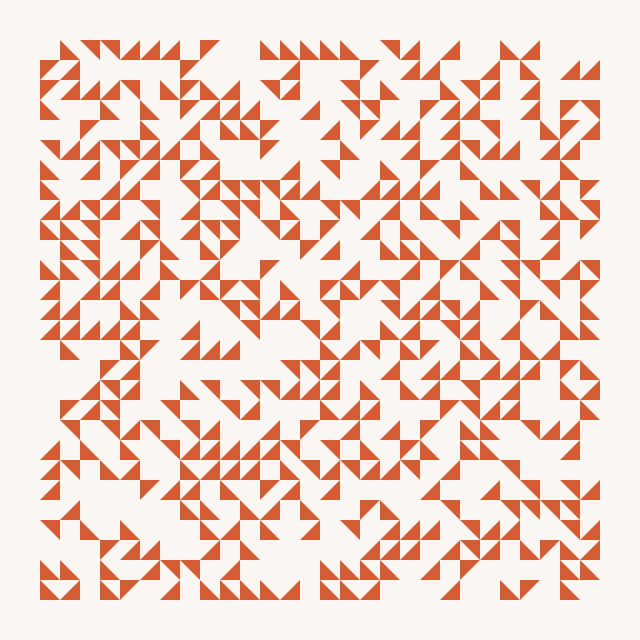
Frame 1 (no input)
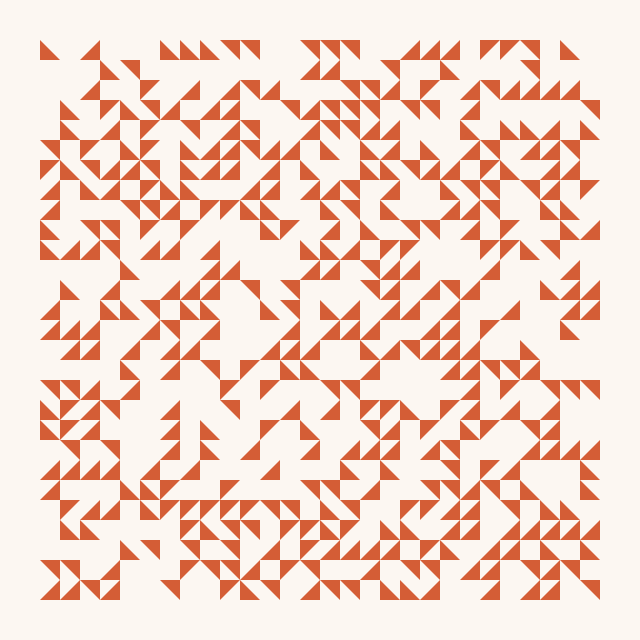
Frame 2 (the mouse pressed at the canvas centre, redrawn once)

The p5.js sketch that drew these frames (run headless with seeded random() and noise() and a simulated clock; the mouse was pressed at the canvas centre and the sketch redrawn once):

// p5.js sketch
// ── sketch.js
function setup() {
  createCanvas(640, 640);
  noLoop();
}

function draw() {
  background('#fcf7f2');

  let tileSize = 20;
  let padding = 40;

  let rows = floor((height - 2 * padding) / tileSize);
  let cols = floor((width - 2 * padding) / tileSize);

  let grid = [];
  for (let r = 0; r < rows; r++) {
    grid[r] = [];
    for (let c = 0; c < cols; c++) {
      grid[r][c] = 0;
    }
  }

  function edgesUsed(state) {
    switch (state) {
      case 0:
        return { top: false, right: false, bottom: false, left: false };
      case 1:
        return { top: true, right: false, bottom: false, left: true };
      case 2:
        return { top: false, right: true, bottom: true, left: false };
      case 3:
        return { top: false, right: false, bottom: true, left: true };
      case 4:
        return { top: true, right: true, bottom: false, left: false };
    }
  }

  for (let r = 0; r < rows; r++) {
    for (let c = 0; c < cols; c++) {
      let possibleStates = [0, 0, 1, 2, 3, 4];
      shuffle(possibleStates, true);

      let chosenState = 0;
      for (let s of possibleStates) {
        let e = edgesUsed(s);
        let valid = true;

        if (r > 0) {
          let topNeighborState = grid[r - 1][c];
          let topEdges = edgesUsed(topNeighborState);
          if (topEdges.bottom && e.top) {
            valid = false;
          }
        }

        if (c > 0) {
          let leftNeighborState = grid[r][c - 1];
          let leftEdges = edgesUsed(leftNeighborState);
          if (leftEdges.right && e.left) {
            valid = false;
          }
        }

        if (valid) {
          chosenState = s;
          break;
        }
      }

      grid[r][c] = chosenState;
    }
  }

  noStroke();
  let fillColor = color('#D45D36');

  for (let r = 0; r < rows; r++) {
    for (let c = 0; c < cols; c++) {
      let s = grid[r][c];
      let x = c * tileSize + padding;
      let y = r * tileSize + padding;

      push();
      translate(x, y);

      switch (s) {
        case 0:
          break;
        case 1:
          fill(fillColor);
          triangle(0, 0, tileSize, 0, 0, tileSize);
          break;
        case 2:
          fill(fillColor);
          triangle(tileSize, tileSize, tileSize, 0, 0, tileSize);
          break;
        case 3:
          fill(fillColor);
          triangle(0, tileSize, 0, 0, tileSize, tileSize);
          break;
        case 4:
          fill(fillColor);
          triangle(tileSize, 0, 0, 0, tileSize, tileSize);
          break;
      }

      pop();
    }
  }
}
